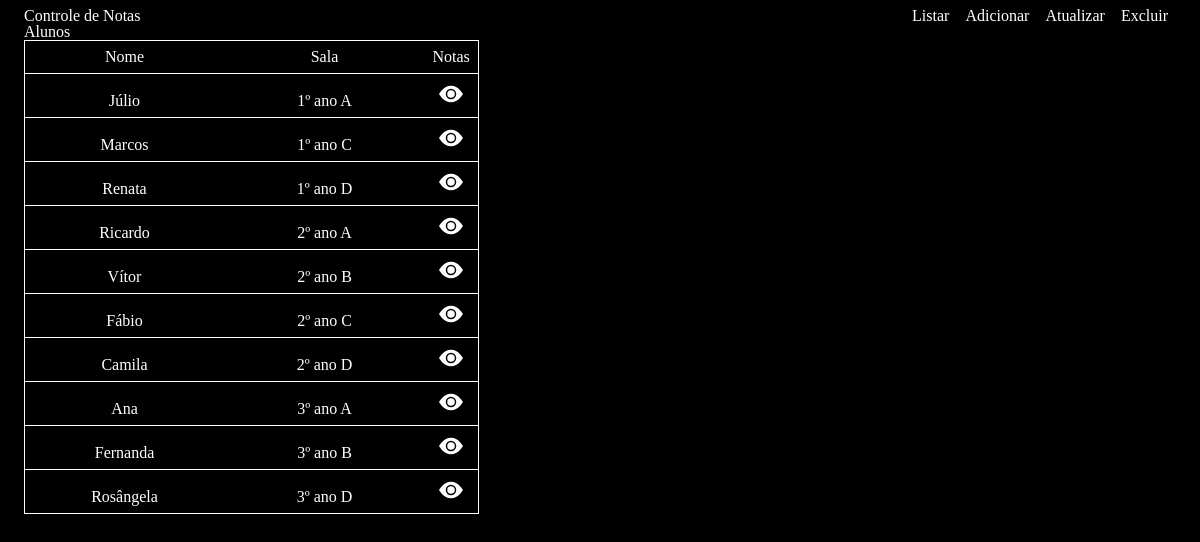
The page / on the database its author committed.
### tables this page shows
CREATE TABLE alunos (
            id_aluno INTEGER PRIMARY KEY AUTOINCREMENT,
            nome TEXT NOT NULL,
            data_nascimento TEXT,
            id_sala INTEGER,
            FOREIGN KEY (id_sala) REFERENCES salas(id_sala) ON DELETE SET NULL
        );

CREATE TABLE salas (
            id_sala INTEGER PRIMARY KEY AUTOINCREMENT,
            nome TEXT NOT NULL UNIQUE
        );

### app.py (the view)
@app.route("/")
def index():
    alunos = query_db(
        """
        SELECT
            alunos.id_aluno,
            alunos.nome,
            salas.nome AS nome_sala -- Cria um alias
        FROM alunos
        -- Une alunos.id_sala a salas.id_sala
        JOIN salas ON alunos.id_sala = salas.id_sala
        ORDER BY salas.nome;"""
    )
    return render_template("index.html", alunos=alunos)

### app.py (called while the page is built)
def get_db():
    db = getattr(g, "_database", None)
    if db is None:
        db = g._database = sqlite3.connect(DATABASE)
        db.row_factory = sqlite3.Row
        db.execute("PRAGMA foreign_keys = ON;")
    return db

@app.teardown_appcontext
def close_connection(exception):
    db = getattr(g, "_database", None)
    if db is not None:
        db.close()

def query_db(query, args=(), one=False):
    cur = get_db().execute(query, args)
    rv = cur.fetchall()
    cur.close()
    return (rv[0] if rv else None) if one else rv

### templates/index.html (shortened to what this page needs)
<!DOCTYPE html>
<html lang="pt-BR">
  <head>
    <link rel="stylesheet" href="/static/css/reset.css" />
    <link rel="stylesheet" href="/static/css/fonts.css" />
    <link rel="stylesheet" href="/static/css/global.css" />
    <link rel="stylesheet" href="/static/css/pages/index.css" />
  </head>
  <body>
    <div id="div-top-bar">
      <h1>Controle de Notas</h1>
    </div>
    <h2>Alunos</h2>
    <table id="table-listagem-alunos">
      <colgroup>
        <col span="1" style="visibility: collapse" />
        <col span="1" />
        <col span="1" />
        <col span="1" />
      </colgroup>
      <thead>
        <tr>
          <th>Nome</th>
          <th>Sala</th>
          <th>Notas</th>
        </tr>
      </thead>
      <tbody>
        {% for aluno in alunos %}
        <tr>
          <td>{{ aluno.nome }}</td>
          <td>{{ aluno.nome_sala }}</td>
          <td>
            <button>
            </button>
          </td>
        </tr>
        {% endfor %}
      </tbody>
    </table>
  </body>
</html>

### static/css/global.css (style rules this page uses)
* { margin: 0; box-sizing: border-box; }
body { background-color: black; color: white; padding: 0.5rem 1.5rem; }
button:has(svg) { background-color: transparent; border: none; padding: 0; margin: 0; color: white; width: fit-content; height: fit-content; }
#div-top-bar { display: flex; justify-content: space-between; }

### static/css/pages/index.css (style rules this page uses)
table { border: 1px solid white; width: fit-content; border-collapse: collapse; }
tr { border-bottom: 1px solid white; }
th, td { padding: 0.5rem; }
th { width: auto; }
#table-listagem-alunos th:nth-child(2), #table-listagem-alunos td:nth-child(2), #table-listagem-alunos th:nth-child(3), #table-listagem-alunos td:nth-child(3) { text-align: center; }
#table-listagem-alunos th:nth-child(2), #table-listagem-alunos th:nth-child(3) { width: 200px; }
#table-listagem-alunos td:last-child { display: inline-flex; justify-content: center; align-items: center; width: 100%; }

### rows shown on the page
alunos: nome "Júlio", nome_sala "1º ano A"
alunos: nome "Marcos", nome_sala "1º ano C"
alunos: nome "Renata", nome_sala "1º ano D"
alunos: nome "Ricardo", nome_sala "2º ano A"
alunos: nome "Vítor", nome_sala "2º ano B"
alunos: nome "Fábio", nome_sala "2º ano C"
alunos: nome "Camila", nome_sala "2º ano D"
alunos: nome "Ana", nome_sala "3º ano A"
alunos: nome "Fernanda", nome_sala "3º ano B"
alunos: nome "Rosângela", nome_sala "3º ano D"
